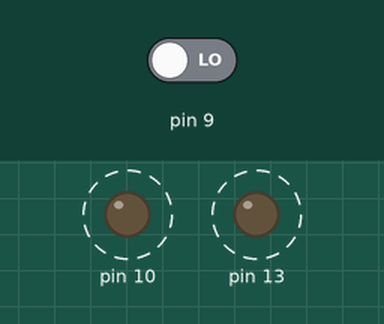
Bench run of a sketch on a simulated Arduino Uno, built with avr-gcc and run on an emulated ATmega328P. On the bench: output pins drawn as LEDs (lit = HIGH). Dashed ring = blinking. The inputs (shaded band) are chosen by the test bench; at power-on: pin 9 LOW.

Above: at 0.5 s.
Timing chart, 0 to 3.0 s (numbered marks = the images above):
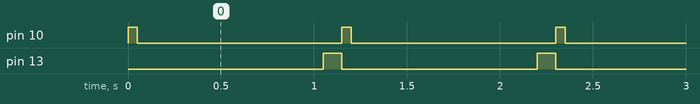

The sketch:

sense.ino
```cpp
#include "NewPing.h"// Imports the NewPing Library.
int ledPin =(13); // Add the onboard LED on pin 13.
int trigPin = (10); // Add the Trig pin on pin 10.
int echoPin = (9); // Add the ECHO pin on pin 9.
int duration, distance; // Add types 'duration' and 'distance'.

void setup() {
pinMode (ledPin, OUTPUT); // The LED must be controlled by Arduino, it means it is an output type.
pinMode (trigPin, OUTPUT);// Same as above, the TRIG pin will send the ultrasonic wave.
pinMode (echoPin, INPUT); // The ECHO pin will recieve the rebounded wave, so it must be an input type.
}

void loop() {
  digitalWrite (ledPin, LOW); // Here, LOW means off and HIGH means on.
  digitalWrite (trigPin, HIGH);
  delay(50);
  digitalWrite (trigPin, LOW);
  duration=pulseIn(echoPin,HIGH);
  distance=(duration/2)/29.1;

  if(distance <=30) { // If the sensor detects an obstacle less than 30 cm in distance, the LED will start to blink.
  digitalWrite (ledPin, HIGH);
  }

  delay(50);
  if(distance >=30) {// If no obstacle is there within 30 cm, the Led should turn off.
  digitalWrite (ledPin, LOW);
  }
  delay(50);
  Serial.print("cm");
  Serial.println(distance);
}
```

Measured:
- by itself, pin 10: alternates HIGH for 0.05 s and LOW for 1.1 s
- by itself, pin 13: alternates HIGH for 0.10 s and LOW for 1.1 s
- by itself, everything shown: repeats every 1.2 s, in 3 steps
